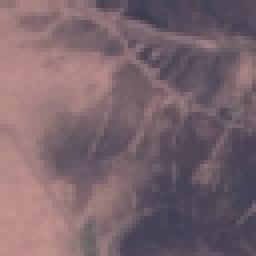
#> input picture data/sample_images/herbaceousvegetation_01.jpg, 64 x 64 px (shown 4 times larger); its folder holds only this picture in this run
$ python -i preprocessing.py   (imports and definitions only)
#> lines starting #> are read from the running program, lines starting #| are printed output that depends on the picture
"""
Satellite Image Preprocessing Module.

Handles decoding, validation, color conversions, resizing, normalization,
contrast enhancement, and spectral index extraction for remote sensing imagery.
"""

import io
import cv2
import numpy as np
from PIL import Image
from typing import Tuple, Dict, Any, Union, Optional
from app.computer_vision.schemas import ImageMetadata


class SatellitePreprocessor:
    """
    Production-ready satellite image preprocessor.
    Ensures safe byte decoding, spatial consistency, color accuracy,
    and extraction of remote sensing indices.
    """

    # [355 lines left out: functions __init__, decode_image, validate_image, resize_image, normalize_image, enhance_contrast and 3 more, not called in this run]

>>> import cv2
>>> picture = cv2.imread('../../data/sample_images/herbaceousvegetation_01.jpg')
#> picture is the input picture: shape (64, 64, 3); mean B, G, R 108.7, 100.7, 122.4
>>> result = SatellitePreprocessor().preprocess(picture)
#> in extract_metadata, `mean_rgb = np.mean(image, axis=(0, 1)).tolist()`: mean_rgb = [108.7, 100.7, 122.4]
#> in extract_metadata, `std_rgb = np.std(image, axis=(0, 1)).tolist()`: std_rgb = [17.89, 24.13, 36.07]
#> in compute_spectral_indices, `vari = (g - r) / (g + r - b + eps)`:
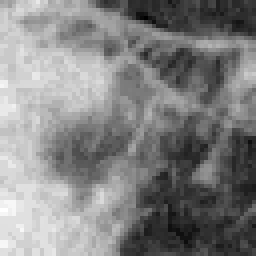
#> vari: shape (64, 64) float32 (shown 4 times larger); min -0.274, max 0.0729, mean -0.0963; drawn with min black and max white
#> in compute_spectral_indices, `green_red_ratio = (g - r) / (g + r + eps)`:
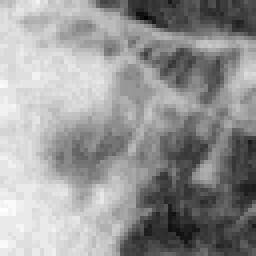
#> green_red_ratio: shape (64, 64) float32 (shown 4 times larger); min -0.147, max 0.0246, mean -0.0455; drawn with min black and max white
#> in compute_spectral_indices, `ndti = (r - g) / (r + g + eps)`:
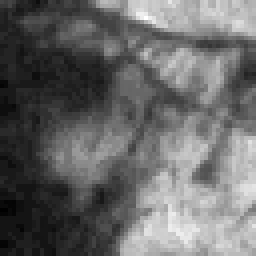
#> ndti: shape (64, 64) float32 (shown 4 times larger); min -0.0246, max 0.147, mean 0.0455; drawn with min black and max white
#> in compute_spectral_indices, `sq_mean_filter = cv2.blur(gray * gray, (5, 5))`:
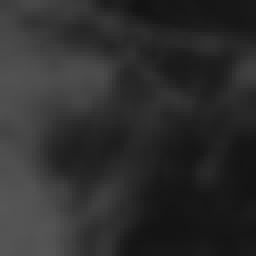
#> sq_mean_filter: shape (64, 64) float32 (shown 4 times larger); min 0.0761, max 0.338, mean 0.18
#> in compute_spectral_indices, `texture_var = np.sqrt(np.maximum(0.0, sq_mean_filter - mean_filter * m..`:
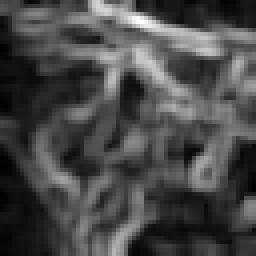
#> texture_var: shape (64, 64) float32 (shown 4 times larger); min 0.00288, max 0.084, mean 0.026; drawn with min black and max white
#> in extract_metadata, `indices = self.compute_spectral_indices(image)`: indices = 7 items
#> in extract_metadata, `mean_exg = float(np.mean(indices["exg"]))`: mean_exg = -0.116
#> in extract_metadata, `mean_ndwi = float(np.mean(indices["ndwi_rgb"]))`: mean_ndwi = -0.000917
#> in extract_metadata, `mean_ndti = float(np.mean(indices["ndti"]))`: mean_ndti = 0.0455
#> in extract_metadata, `mean_texture = float(np.mean(indices["texture"]))`: mean_texture = 0.026
#> in extract_metadata, `mean_brightness = float(np.mean(indices["brightness"]))`: mean_brightness = 0.489
#> in compute_spectral_indices (call 2), `gli = (2.0 * g - r - b) / (2.0 * g + r + b + eps)`:
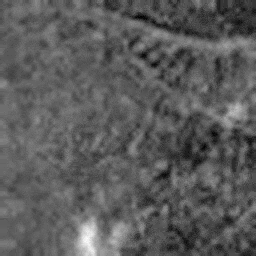
#> gli: shape (256, 256) float32; min -0.102, max -0.0099, mean -0.0692; drawn with min black and max white
#> in compute_spectral_indices (call 2), `texture_var = np.sqrt(np.maximum(0.0, sq_mean_filter - mean_filter * m..`:
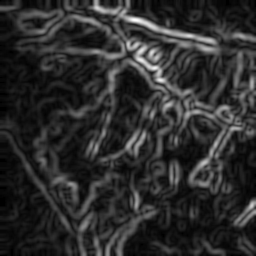
#> texture_var: shape (256, 256) float32; min 0, max 0.055, mean 0.00971; drawn with min black and max white
#> in preprocess, `indices = self.compute_spectral_indices(processed)`: indices = 7 items

$ run again, on data/sample_images/herbaceousvegetation_02.jpg
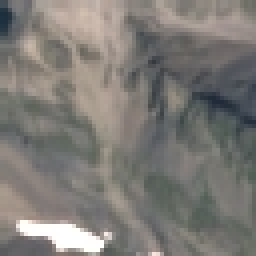
#> input picture data/sample_images/herbaceousvegetation_02.jpg, 64 x 64 px (shown 4 times larger)
#> picture is the input picture: shape (64, 64, 3); mean B, G, R 118.3, 122.7, 125.6
#> mean_rgb = [118.3, 122.7, 125.6]
#> std_rgb = [28.64, 31.01, 35.64]
#> in compute_spectral_indices, `texture_var = np.sqrt(np.maximum(0.0, sq_mean_filter - mean_filter * m..`:
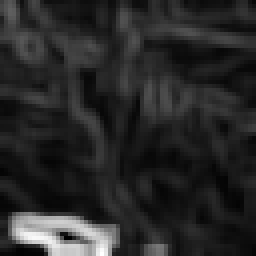
#> texture_var: shape (64, 64) float32 (shown 4 times larger); min 0.0025, max 0.284, mean 0.0474; drawn with min black and max white
#> in extract_metadata, `indices = self.compute_spectral_indices(image)`: indices = 7 items
#> mean_exg = 0.006
#> mean_ndwi = 0.0191
#> mean_ndti = -0.0159
#> mean_texture = 0.0474
#> mean_brightness = 0.5
#> img_f: shape (256, 256, 3) float32
#> r: shape (256, 256) float32
#> g: shape (256, 256) float32
#> b: shape (256, 256) float32
#> exg: shape (256, 256) float32
#> vari: shape (256, 256) float32
#> gli: shape (256, 256) float32
#> water_ratio: shape (256, 256) float32
#> green_red_ratio: shape (256, 256) float32
#> ndwi_rgb: shape (256, 256) float32
#> ndti: shape (256, 256) float32
#> brightness: shape (256, 256) float32
#> gray: shape (256, 256) float32
#> mean_filter: shape (256, 256) float32
#> sq_mean_filter: shape (256, 256) float32
#> in compute_spectral_indices (call 2), `texture_var = np.sqrt(np.maximum(0.0, sq_mean_filter - mean_filter * m..`:
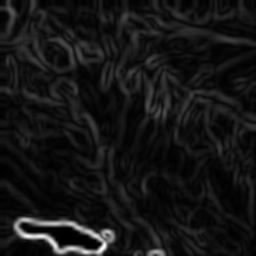
#> texture_var: shape (256, 256) float32; min 0, max 0.189, mean 0.0159; drawn with min black and max white
#> in preprocess, `indices = self.compute_spectral_indices(processed)`: indices = 7 items

$ run again, on data/sample_images/highway_01.jpg
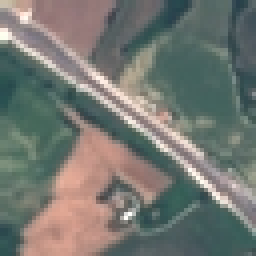
#> input picture data/sample_images/highway_01.jpg, 64 x 64 px (shown 4 times larger)
#> picture is the input picture: shape (64, 64, 3); mean B, G, R 113.9, 119.5, 116.3
#> mean_rgb = [113.9, 119.5, 116.3]
#> std_rgb = [28.66, 31.46, 50.9]
#> in compute_spectral_indices, `texture_var = np.sqrt(np.maximum(0.0, sq_mean_filter - mean_filter * m..`:
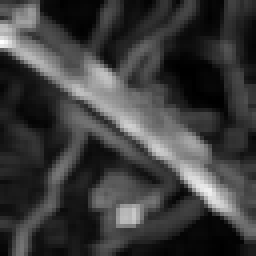
#> texture_var: shape (64, 64) float32 (shown 4 times larger); min 0.00225, max 0.256, mean 0.0625; drawn with min black and max white
#> in extract_metadata, `indices = self.compute_spectral_indices(image)`: indices = 7 items
#> mean_exg = 0.0342
#> mean_ndwi = -9.37e-05
#> mean_ndti = -0.022
#> mean_texture = 0.0625
#> mean_brightness = 0.506
#> img_f: shape (256, 256, 3) float32
#> r: shape (256, 256) float32
#> g: shape (256, 256) float32
#> b: shape (256, 256) float32
#> exg: shape (256, 256) float32
#> vari: shape (256, 256) float32
#> gli: shape (256, 256) float32
#> water_ratio: shape (256, 256) float32
#> green_red_ratio: shape (256, 256) float32
#> ndwi_rgb: shape (256, 256) float32
#> ndti: shape (256, 256) float32
#> brightness: shape (256, 256) float32
#> gray: shape (256, 256) float32
#> mean_filter: shape (256, 256) float32
#> sq_mean_filter: shape (256, 256) float32
#> in compute_spectral_indices (call 2), `texture_var = np.sqrt(np.maximum(0.0, sq_mean_filter - mean_filter * m..`:
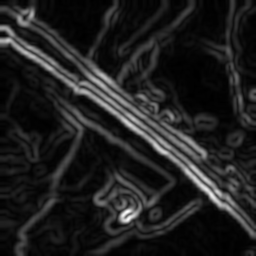
#> texture_var: shape (256, 256) float32; min 0, max 0.188, mean 0.0236; drawn with min black and max white
#> in preprocess, `indices = self.compute_spectral_indices(processed)`: indices = 7 items

$ run again, on data/sample_images/highway_02.jpg
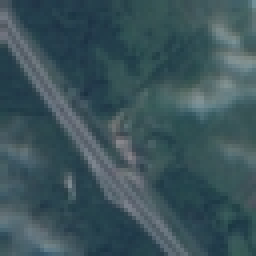
#> input picture data/sample_images/highway_02.jpg, 64 x 64 px (shown 4 times larger)
#> picture is the input picture: shape (64, 64, 3); mean B, G, R 90.2, 83.4, 59.6
#> mean_rgb = [90.18, 83.39, 59.56]
#> std_rgb = [16.7, 18.39, 22.26]
#> in extract_metadata, `indices = self.compute_spectral_indices(image)`: indices = 7 items
#> mean_exg = 0.0668
#> mean_ndwi = -0.134
#> mean_ndti = 0.0428
#> mean_texture = 0.0317
#> mean_brightness = 0.354
#> img_f: shape (256, 256, 3) float32
#> r: shape (256, 256) float32
#> g: shape (256, 256) float32
#> b: shape (256, 256) float32
#> exg: shape (256, 256) float32
#> vari: shape (256, 256) float32
#> gli: shape (256, 256) float32
#> water_ratio: shape (256, 256) float32
#> green_red_ratio: shape (256, 256) float32
#> ndwi_rgb: shape (256, 256) float32
#> ndti: shape (256, 256) float32
#> brightness: shape (256, 256) float32
#> gray: shape (256, 256) float32
#> mean_filter: shape (256, 256) float32
#> sq_mean_filter: shape (256, 256) float32
#> in compute_spectral_indices (call 2), `texture_var = np.sqrt(np.maximum(0.0, sq_mean_filter - mean_filter * m..`:
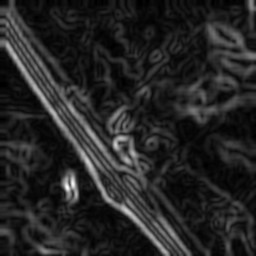
#> texture_var: shape (256, 256) float32; min 0, max 0.0788, mean 0.0116; drawn with min black and max white
#> in preprocess, `indices = self.compute_spectral_indices(processed)`: indices = 7 items
